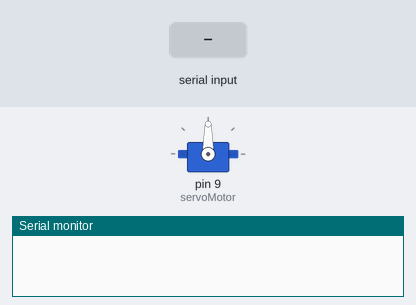
Bench run of a sketch on a simulated Arduino Uno, built with avr-gcc and run on an emulated ATmega328P. Shown: servo, the last lines printed to the serial monitor. The inputs (shaded band) are chosen by the test bench.

Above: at 1.2 s.
1.3 s: "R,45\n" received over Serial
At 2.5 s:
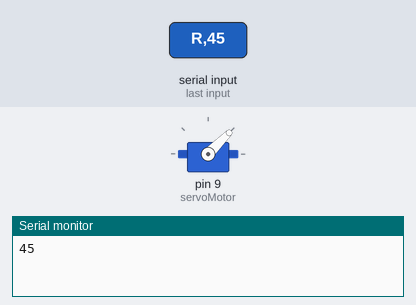
2.8 s: "R" received over Serial
At 4.3 s:
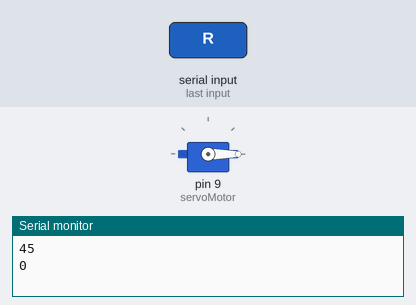
5.3 s: "R90\n" received over Serial
At 5.6 s:
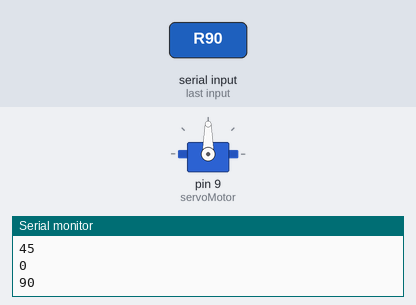
Timing chart, 0 to 8.3 s (numbered marks = the images above; inputs shaded):
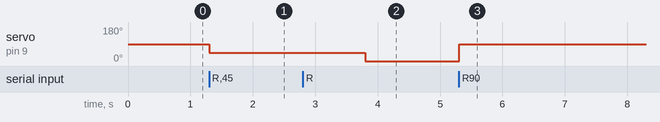

The sketch:

servomotor_y_bluetooth.ino
```cpp
#include <Servo.h>//incluimos la libreria para poder controlar el servo
Servo servoMotor;//declaramos la variable para controlar el servo
int movimiento=0;
char dezplazamiento;
void setup() {
servoMotor.attach(9);//iniciamos el servo para que empiece a trabajar con el pin 9
Serial.begin(9600);//inicia la comunicacion serial
}

void loop() {
dezplazamiento=Serial.read(); // Obtén el siguiente personaje de bluetooth
if(dezplazamiento=='R') { movimiento=Serial.parseInt(); // Leer valor el valor
servoMotor.write(movimiento);//desplazamos la pocision con con el potenciometro
 Serial.println (movimiento);
}
else {
}
}
```

Measured:
- after the input at 1.3 s, servo on pin 9 (servoMotor): 90° → 45° at once
- after the input at 2.8 s, servo on pin 9 (servoMotor): 45° → 0° after 1.0 s
- after the input at 5.3 s, servo on pin 9 (servoMotor): 0° → 90° at once
